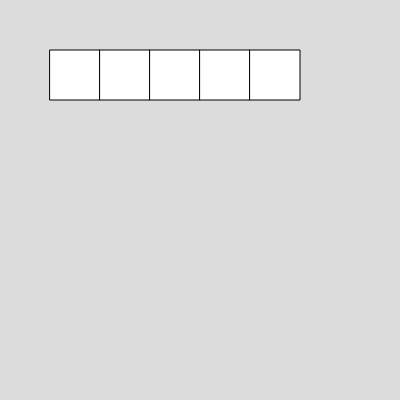
Frame 1 (no input)
Frame 60 (no input): identical to frame 1, image omitted
Frame 120 (the mouse pressed at the canvas centre since frame 60): identical to frame 1, image omitted

The p5.js sketch that drew this single still picture (run headless with seeded random() and noise() and a simulated clock; from frame 60 on, the mouse is pressed at the canvas centre):

// p5.js sketch
// ── sketch.js
function setup() {
  createCanvas(400, 400);
}

function draw() {
  background(220);
  let index = 0;
  while(index < 5){
    rect(50 + (index * 50), 50, 50, 50)
    index++;
  }
}
